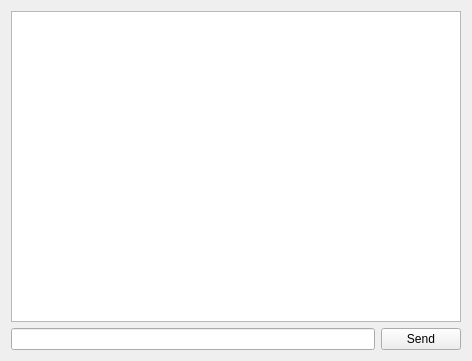
<?xml version="1.0" encoding="UTF-8"?>
<ui version="4.0">
 <class>Widget</class>
 <widget class="QWidget" name="Widget">
  <property name="geometry">
   <rect>
    <x>0</x>
    <y>0</y>
    <width>472</width>
    <height>361</height>
   </rect>
  </property>
  <property name="windowTitle">
   <string>Widget</string>
  </property>
  <layout class="QVBoxLayout" name="verticalLayout">
   <item>
    <layout class="QHBoxLayout" name="horizontalLayout">
     <item>
      <widget class="QTextEdit" name="roomTextEdit"/>
     </item>
    </layout>
   </item>
   <item>
    <layout class="QHBoxLayout" name="horizontalLayout_2">
     <item>
      <widget class="QLineEdit" name="sayLineEdit"/>
     </item>
     <item>
      <widget class="QPushButton" name="sayButton">
       <property name="text">
        <string>Send</string>
       </property>
      </widget>
     </item>
    </layout>
   </item>
  </layout>
 </widget>
 <layoutdefault spacing="6" margin="11"/>
 <resources/>
 <connections/>
</ui>
